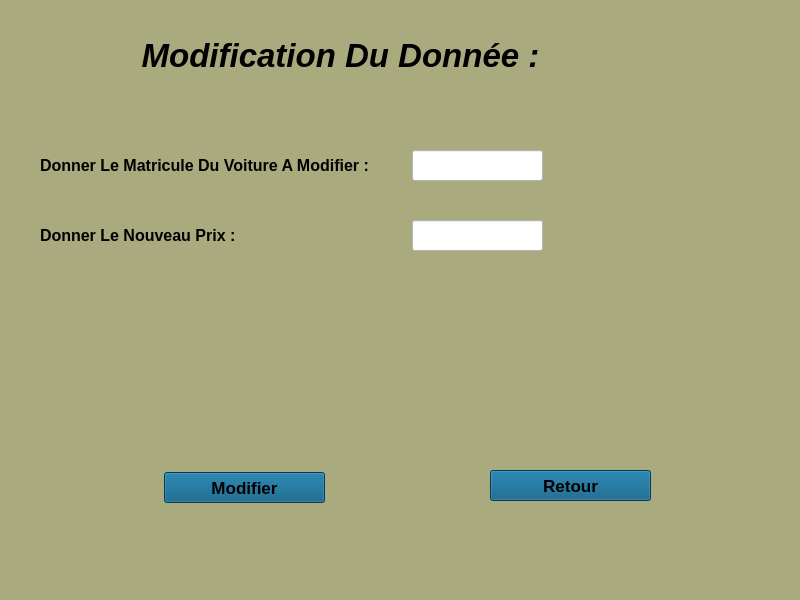
<?xml version="1.0" encoding="UTF-8"?>
<ui version="4.0">
 <class>Form</class>
 <widget class="QWidget" name="Form">
  <property name="geometry">
   <rect>
    <x>0</x>
    <y>0</y>
    <width>800</width>
    <height>600</height>
   </rect>
  </property>
  <property name="windowTitle">
   <string>Form</string>
  </property>
  <property name="styleSheet">
   <string notr="true">background-color: rgb(170, 170, 127);</string>
  </property>
  <widget class="QLabel" name="label">
   <property name="geometry">
    <rect>
     <x>40</x>
     <y>150</y>
     <width>371</width>
     <height>31</height>
    </rect>
   </property>
   <property name="font">
    <font>
     <pointsize>12</pointsize>
     <weight>75</weight>
     <bold>true</bold>
    </font>
   </property>
   <property name="text">
    <string>Donner Le Matricule Du Voiture A Modifier :</string>
   </property>
  </widget>
  <widget class="QLabel" name="label_2">
   <property name="geometry">
    <rect>
     <x>40</x>
     <y>220</y>
     <width>371</width>
     <height>31</height>
    </rect>
   </property>
   <property name="font">
    <font>
     <pointsize>12</pointsize>
     <weight>75</weight>
     <bold>true</bold>
    </font>
   </property>
   <property name="text">
    <string>Donner Le Nouveau Prix :</string>
   </property>
  </widget>
  <widget class="QLineEdit" name="lire_mat">
   <property name="geometry">
    <rect>
     <x>412</x>
     <y>150</y>
     <width>131</width>
     <height>31</height>
    </rect>
   </property>
   <property name="styleSheet">
    <string notr="true">background-color: rgb(255, 255, 255);
font: 14pt &quot;MS Shell Dlg 2&quot;;</string>
   </property>
  </widget>
  <widget class="QLineEdit" name="lire_prix">
   <property name="geometry">
    <rect>
     <x>412</x>
     <y>220</y>
     <width>131</width>
     <height>31</height>
    </rect>
   </property>
   <property name="styleSheet">
    <string notr="true">background-color: rgb(255, 255, 255);
font: 14pt &quot;MS Shell Dlg 2&quot;;</string>
   </property>
  </widget>
  <widget class="QPushButton" name="modifier">
   <property name="geometry">
    <rect>
     <x>164</x>
     <y>472</y>
     <width>161</width>
     <height>31</height>
    </rect>
   </property>
   <property name="font">
    <font>
     <pointsize>13</pointsize>
     <weight>75</weight>
     <bold>true</bold>
    </font>
   </property>
   <property name="styleSheet">
    <string notr="true">background-color: rgb(0, 85, 127);</string>
   </property>
   <property name="text">
    <string>Modifier</string>
   </property>
  </widget>
  <widget class="QPushButton" name="annuler">
   <property name="geometry">
    <rect>
     <x>490</x>
     <y>470</y>
     <width>161</width>
     <height>31</height>
    </rect>
   </property>
   <property name="font">
    <font>
     <pointsize>13</pointsize>
     <weight>75</weight>
     <bold>true</bold>
    </font>
   </property>
   <property name="styleSheet">
    <string notr="true">background-color: rgb(0, 85, 127);</string>
   </property>
   <property name="text">
    <string>Retour</string>
   </property>
  </widget>
  <widget class="QLabel" name="label_3">
   <property name="geometry">
    <rect>
     <x>100</x>
     <y>30</y>
     <width>481</width>
     <height>51</height>
    </rect>
   </property>
   <property name="font">
    <font>
     <pointsize>25</pointsize>
     <weight>75</weight>
     <italic>true</italic>
     <bold>true</bold>
    </font>
   </property>
   <property name="text">
    <string>Modification Du Donnée :</string>
   </property>
   <property name="alignment">
    <set>Qt::AlignCenter</set>
   </property>
  </widget>
 </widget>
 <resources/>
 <connections/>
</ui>
